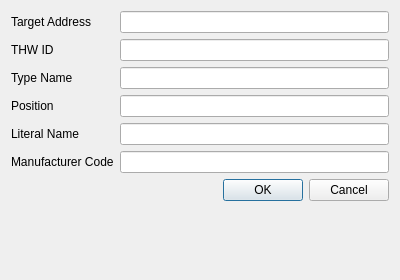
<?xml version="1.0" encoding="UTF-8"?>
<ui version="4.0">
 <author>Thomas Vogt</author>
 <class>Arinc615aQt::TargetDetailsDialog</class>
 <widget class="QDialog" name="Arinc615aQt::TargetDetailsDialog">
  <property name="geometry">
   <rect>
    <x>0</x>
    <y>0</y>
    <width>400</width>
    <height>280</height>
   </rect>
  </property>
  <property name="windowTitle">
   <string>Target Details</string>
  </property>
  <layout class="QFormLayout" name="formLayout">
   <item row="0" column="0">
    <widget class="QLabel" name="lblTargetAddress">
     <property name="text">
      <string>Target Address</string>
     </property>
     <property name="buddy">
      <cstring>targetAddress</cstring>
     </property>
    </widget>
   </item>
   <item row="0" column="1">
    <widget class="QLineEdit" name="targetAddress"/>
   </item>
   <item row="1" column="0">
    <widget class="QLabel" name="lblThwId">
     <property name="text">
      <string>THW ID</string>
     </property>
     <property name="buddy">
      <cstring>thwId</cstring>
     </property>
    </widget>
   </item>
   <item row="1" column="1">
    <widget class="QLineEdit" name="thwId"/>
   </item>
   <item row="2" column="0">
    <widget class="QLabel" name="lblTypeName">
     <property name="text">
      <string>Type Name</string>
     </property>
     <property name="buddy">
      <cstring>typeName</cstring>
     </property>
    </widget>
   </item>
   <item row="2" column="1">
    <widget class="QLineEdit" name="typeName"/>
   </item>
   <item row="3" column="0">
    <widget class="QLabel" name="lblPosition">
     <property name="text">
      <string>Position</string>
     </property>
     <property name="buddy">
      <cstring>position</cstring>
     </property>
    </widget>
   </item>
   <item row="3" column="1">
    <widget class="QLineEdit" name="position"/>
   </item>
   <item row="4" column="0">
    <widget class="QLabel" name="lblLiteralName">
     <property name="text">
      <string>Literal Name</string>
     </property>
     <property name="buddy">
      <cstring>literalName</cstring>
     </property>
    </widget>
   </item>
   <item row="4" column="1">
    <widget class="QLineEdit" name="literalName"/>
   </item>
   <item row="5" column="1">
    <widget class="QLineEdit" name="manufacturerCode"/>
   </item>
   <item row="7" column="0" colspan="2">
    <widget class="QDialogButtonBox" name="buttonBox">
     <property name="orientation">
      <enum>Qt::Orientation::Horizontal</enum>
     </property>
     <property name="standardButtons">
      <set>QDialogButtonBox::StandardButton::Cancel|QDialogButtonBox::StandardButton::Ok</set>
     </property>
    </widget>
   </item>
   <item row="5" column="0">
    <widget class="QLabel" name="lblManufacturerCode">
     <property name="text">
      <string>Manufacturer Code</string>
     </property>
     <property name="buddy">
      <cstring>manufacturerCode</cstring>
     </property>
    </widget>
   </item>
  </layout>
 </widget>
 <tabstops>
  <tabstop>targetAddress</tabstop>
  <tabstop>thwId</tabstop>
  <tabstop>typeName</tabstop>
  <tabstop>position</tabstop>
  <tabstop>literalName</tabstop>
  <tabstop>manufacturerCode</tabstop>
  <tabstop>buttonBox</tabstop>
 </tabstops>
 <resources/>
 <connections>
  <connection>
   <sender>buttonBox</sender>
   <signal>accepted()</signal>
   <receiver>Arinc615aQt::TargetDetailsDialog</receiver>
   <slot>accept()</slot>
   <hints>
    <hint type="sourcelabel">
     <x>248</x>
     <y>254</y>
    </hint>
    <hint type="destinationlabel">
     <x>157</x>
     <y>274</y>
    </hint>
   </hints>
  </connection>
  <connection>
   <sender>buttonBox</sender>
   <signal>rejected()</signal>
   <receiver>Arinc615aQt::TargetDetailsDialog</receiver>
   <slot>reject()</slot>
   <hints>
    <hint type="sourcelabel">
     <x>316</x>
     <y>260</y>
    </hint>
    <hint type="destinationlabel">
     <x>286</x>
     <y>274</y>
    </hint>
   </hints>
  </connection>
 </connections>
</ui>
